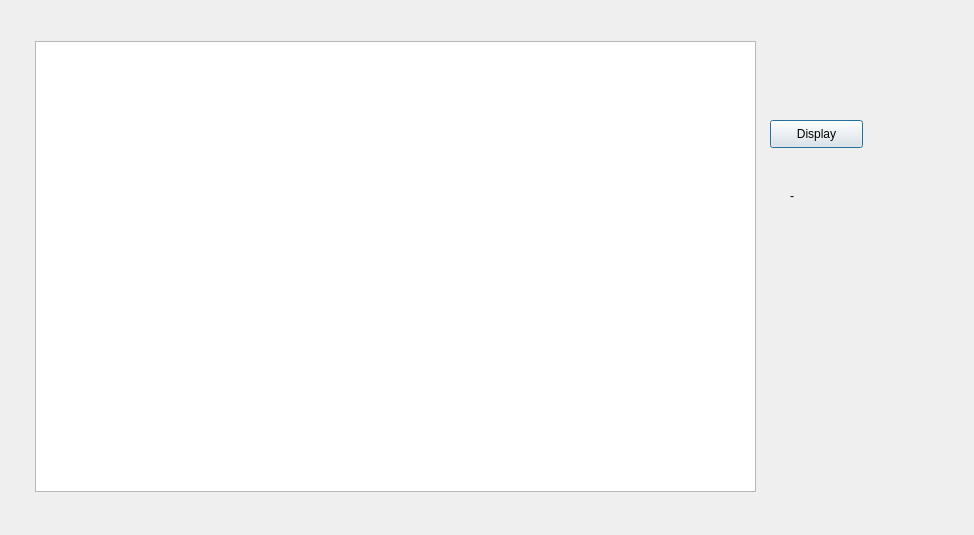
<?xml version="1.0" encoding="UTF-8"?>
<ui version="4.0">
 <class>userwindow</class>
 <widget class="QDialog" name="userwindow">
  <property name="geometry">
   <rect>
    <x>0</x>
    <y>0</y>
    <width>974</width>
    <height>535</height>
   </rect>
  </property>
  <property name="windowTitle">
   <string>Dialog</string>
  </property>
  <widget class="QTableWidget" name="tableWidget">
   <property name="geometry">
    <rect>
     <x>35</x>
     <y>41</y>
     <width>721</width>
     <height>451</height>
    </rect>
   </property>
  </widget>
  <widget class="QPushButton" name="pushButton">
   <property name="geometry">
    <rect>
     <x>770</x>
     <y>120</y>
     <width>93</width>
     <height>28</height>
    </rect>
   </property>
   <property name="text">
    <string>Display</string>
   </property>
  </widget>
  <widget class="QLabel" name="status">
   <property name="geometry">
    <rect>
     <x>790</x>
     <y>180</y>
     <width>161</width>
     <height>31</height>
    </rect>
   </property>
   <property name="text">
    <string>-</string>
   </property>
  </widget>
 </widget>
 <resources/>
 <connections/>
</ui>
